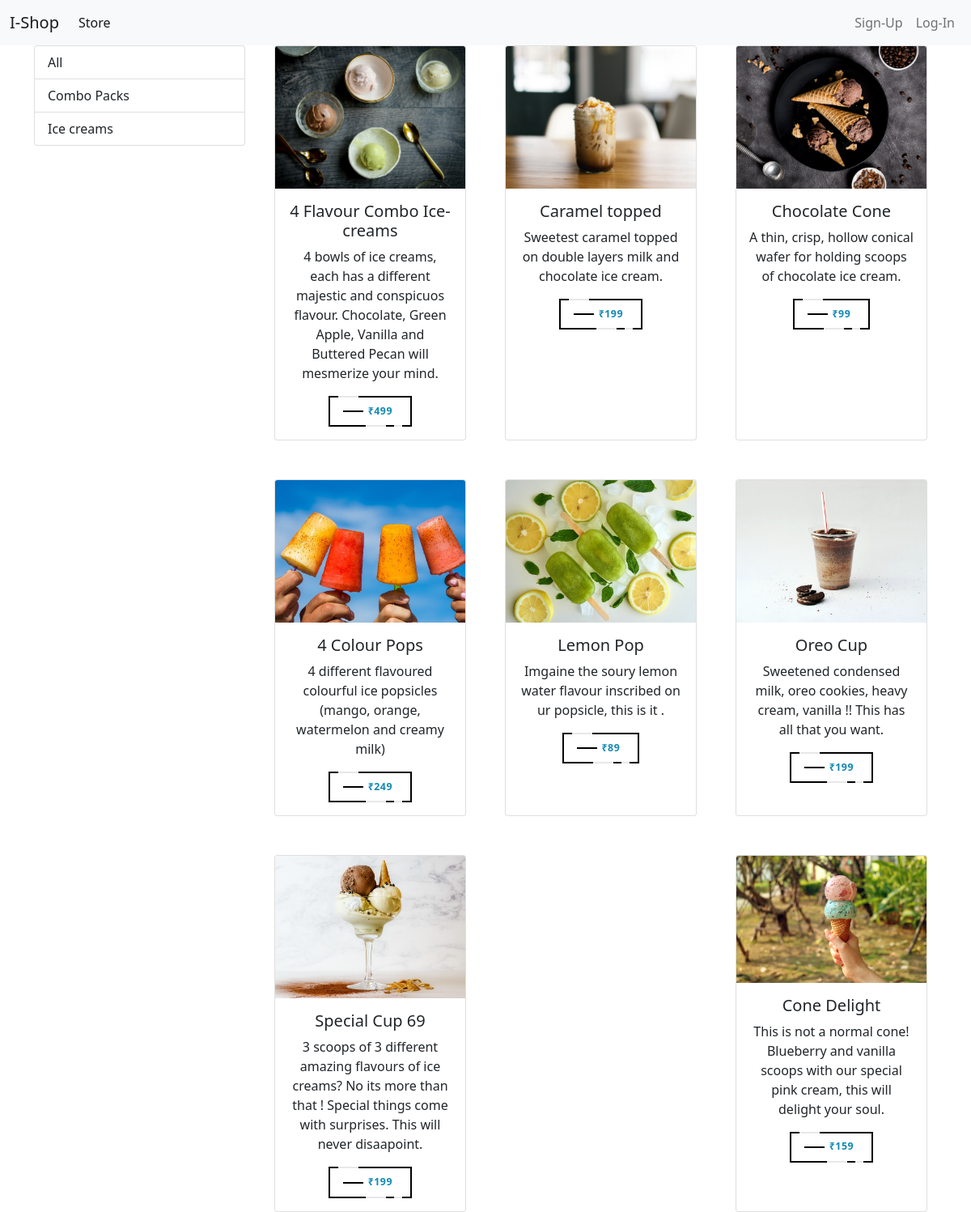
The page / on the database its author committed.
### store/models/category.py (models this page shows, shortened)
class Category(models.Model):
    name=models.CharField(max_length=20)
    @staticmethod
    def get_all_categories():
        return Category.objects.all()

### store/models/product.py (models this page shows, shortened)
class Product(models.Model):
    name=models.CharField(max_length=50)
    price=models.IntegerField(default=0)
    category=models.ForeignKey(Category , on_delete=models.CASCADE, default=1)
    description=models.CharField(max_length=200, default='', null=True, blank=True)
    image=models.ImageField(upload_to='uploads/products/')
    @staticmethod
    def get_all_products():
        return Product.objects.all()

### store/views/home.py (the view, shortened to what this page needs)
# urls.py: path('', home.Index.as_view(), name='homepage'),
class Index(View):
    def get(self, request):
        cart = request.session.get('cart')
        if not cart:
            request.session['cart']={}
        products = None
        categories = Category.get_all_categories()
        category_ID = request.GET.get('category')
        if category_ID:
            products = Product.get_all_products_id(category_ID)
        else:
            products = Product.get_all_products()
        data = {}
        data['products'] = products
        data['categories'] = categories
        return render(request, 'index.html', data)

### store/templatetags/cart.py (called while the page is built)
@register.filter(name='is_in_cart')
def is_in_cart(product, cart):
    keys=cart.keys()
    for id in keys:
        if int(id) == product.id:
            return True
    return False

### store/templatetags/custom_filters.py (called while the page is built)
@register.filter(name='currency')
def currency(number):
    return "₹"+str(number)

### store/templates/index.html (shortened to what this page needs)
{% extends 'base.html'%} {% block content %}
{% load cart %}
{% load custom_filters %}
<div class="container">
    <div class="row">
        <div class="col-lg-3">
            <div class="list-group">
                <a href="/" class="list-group-item list-group-item-action">All</a>
                {% for category in categories %}
                <a href="/?category={{category.id}}"
                    class="list-group-item list-group-item-action">{{category.name}}</a>
                {% endfor %}
            </div>
        </div>
        <div id="products" class="col-lg-9">
            <div class="row mx-auto">
                <div class="container">
                    <div class="row gy-5 gx-md-5 justify-content-between">
                        {% for product in products %}
                        <div class="col-lg-4 col-md-6 text-center">
                            <div class="card box" id="{{product.id}}">
                                <img src="{{product.image.url}}" class="card-img-top img-fluid" alt="..." />
                                <div class="card-body">
                                    <h5 class="card-title">{{product.name}}</h5>
                                    <p class="card-text">{{product.description}}</p>
                                    <div class="container d-flex justify-content-around align-items-center">
                                        {% if product|is_in_cart:request.session.cart %}
                                        {% else %}
                                        <form action="/#{{product.id}}" method="POST">
                                            <button class="fancy" type="submit" href="#">
                                                <span class="top-key"></span>
                                                <span class="text">{{product.price|currency}}</span>
                                                <span class="bottom-key-1"></span>
                                                <span class="bottom-key-2"></span>
                                            </button>
                                        </form>
                                        {% endif %}
                                    </div>
                                </div>
                            </div>
                        </div>
                        {% endfor %}
                    </div>
                </div>
            </div>
        </div>
    </div>
</div>
{% endblock %}

### store/templates/base.html (shortened to what this page needs)
<!DOCTYPE html>
<html lang="en">
<head>
    <link href="https://cdn.jsdelivr.net/npm/bootstrap@5.1.3/dist/css/bootstrap.min.css" rel="stylesheet"
>
</head>
<body>
    <nav class="navbar navbar-expand-lg navbar-light bg-light">
        <div class="container-fluid">
            <a class="navbar-brand" href="/">I-Shop</a>
            <div class="collapse navbar-collapse" id="navbarSupportedContent">
                <ul class="navbar-nav me-auto mb-2 mb-lg-0">
                    <li class="nav-item">
                        <a class="nav-link active" aria-current="page" href="/">Store</a>
                    </li>
                </ul>
                <ul class="navbar-nav d-flex mb-2 mb-lg-0">
                    {% if request.session.customer %}
                    <li class="nav-item">
                        <a class="nav-link" aria-current="page" href="/cart">Cart
                            <span class="badge bg-dark">{{request.session.cart.keys|length}}</span>
                        </a>
                    </li>
                    <li class="nav-item">
                        <a class="nav-link" aria-current="page" href="/orders">Orders</a>
                    </li>
                    <li class="nav-item">
                        <a class="nav-link" aria-current="page" href="/logout">Logout</a>
                    </li>
                    {% else %}
                    <li class="nav-item">
                        <a class="nav-link" aria-current="page" href="/signup">Sign-Up</a>
                    </li>
                    <li class="nav-item">
                        <a class="nav-link" aria-current="page" href="/login">Log-In</a>
                    </li>
                    {% endif %}
                </ul>
            </div>
        </div>
    </nav>
    {% block content %}{% endblock content %}
</body>
</html>

### store/templates/base.html (style rules this page uses)
.box { transition: box-shadow .3s; }
.fancy { background-color: transparent; border: 2px solid #000; border-radius: 0; box-sizing: border-box; color: #fff; cursor: pointer; display: inline-block; font-weight: 700; letter-spacing: 0.05em; margin: 0; outline: none; overflow: visible; padding: .8em 2em; position: relative; text-align: center; text-decoration: none; text-transform: none; transition: all 0.3s ease-in-out; user-select: none; font-size: 11px; }
.fancy::before { content: " "; width: 1.5625rem; height: 2px; background: black; top: 50%; left: 1.5em; position: absolute; transform: translateY(-50%); transform-origin: center; transition: background 0.3s linear, width 0.3s linear; }
.fancy .text { font-size: 1.125em; line-height: 1.33333em; padding-left: 2em; display: block; text-align: left; transition: all 0.3s ease-in-out; text-transform: uppercase; text-decoration: none; color: #118ab2; }
.fancy .top-key { height: 2px; width: 1.5625rem; top: -2px; left: 0.625rem; position: absolute; background: #e8e8e8; transition: width 0.5s ease-out, left 0.3s ease-out; }
.fancy .bottom-key-1 { height: 2px; width: 1.5625rem; right: 1.875rem; bottom: -2px; position: absolute; background: #e8e8e8; transition: width 0.5s ease-out, right 0.3s ease-out; }
.fancy .bottom-key-2 { height: 2px; width: 0.625rem; right: 0.625rem; bottom: -2px; position: absolute; background: #e8e8e8; transition: width 0.5s ease-out, right 0.3s ease-out; }
.box { height:100%; }

### rows shown on the page
Category: name "Combo Packs"
Category: name "Ice creams"
Product: image (picture), name "4 Flavour Combo Ice-creams", description "4 bowls of ice creams, each has a different majestic and conspicuos flavour. Chocolate, Green Apple, Vanilla and Buttered Pecan will mesmerize your mind.", price "₹499"
Product: image (picture), name "Caramel topped", description "Sweetest caramel topped on double layers milk and chocolate ice cream.", price "₹199"
Product: image (picture), name "Chocolate Cone", description "A thin, crisp, hollow conical wafer for holding scoops of chocolate ice cream.", price "₹99"
Product: image (picture), name "4 Colour Pops", description "4 different flavoured colourful ice popsicles (mango, orange, watermelon and creamy milk)", price "₹249"
Product: image (picture), name "Lemon Pop", description "Imgaine the soury lemon water flavour inscribed on ur popsicle, this is it .", price "₹89"
Product: image (picture), name "Oreo Cup", description "Sweetened condensed milk, oreo cookies, heavy cream, vanilla !! This has all that you want.", price "₹199"
Product: image (picture), name "Special Cup 69", description "3 scoops of 3 different amazing flavours of ice creams? No its more than that ! Special things come with surprises. This will never disaapoint.", price "₹199"
Product: image (picture), name "Cone Delight", description "This is not a normal cone! Blueberry and vanilla scoops with our special pink cream, this will delight your soul.", price "₹159"
